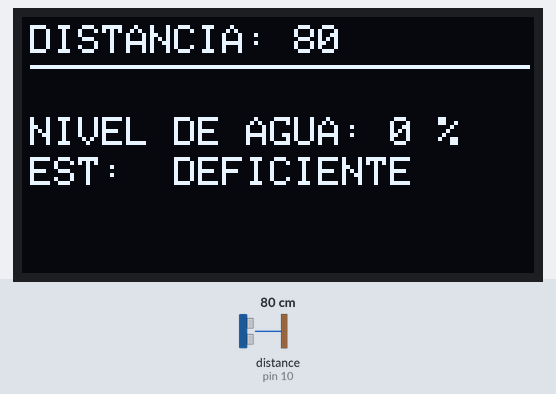
Bench run of a sketch on a simulated Arduino Uno, built with avr-gcc and run on an emulated ATmega328P. On the bench: 128×64 one-colour display. Wiring (inferred from the names in the program): ultrasonic range finder: trigger pin 9; echo pin 10. Inputs (shaded band) come from the test bench; at power-on: distance to the obstacle (sensor on pin 10) 80 cm. The echo pulse lasts 58.3 µs per cm; what the sketch prints to the serial monitor is not drawn.

Above: at 1.2 s.
1.3 s: distance to the obstacle (sensor on pin 10) set to 20 cm
At 2.3 s:
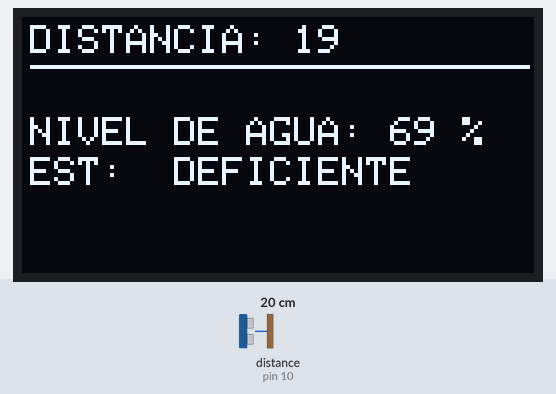
3.0 s: distance to the obstacle (sensor on pin 10) set to 18 cm
At 3.4 s:
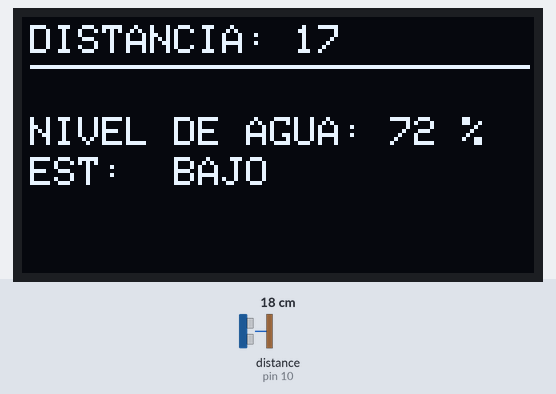
5.6 s: distance to the obstacle (sensor on pin 10) set to 9 cm
At 6.5 s:
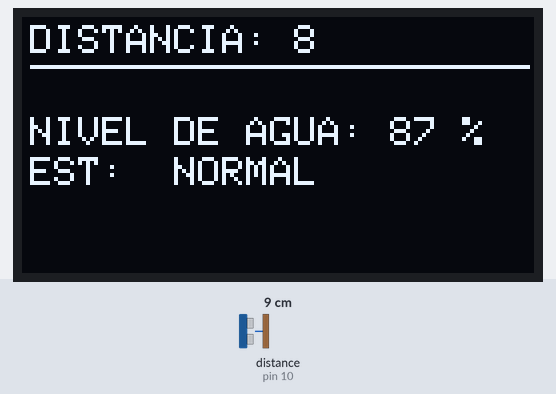
7.4 s: distance to the obstacle (sensor on pin 10) set to 15 cm
At 7.75 s:
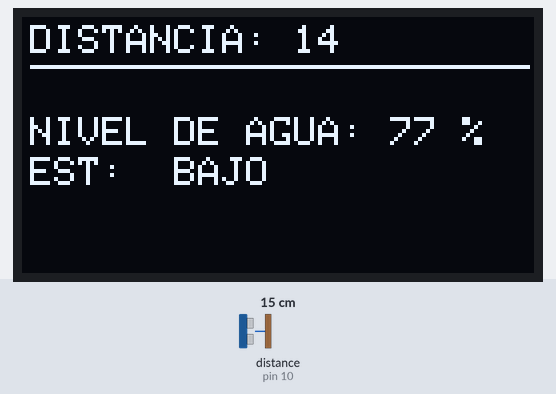
9.7 s: distance to the obstacle (sensor on pin 10) set to 2 cm
At 11.6 s:
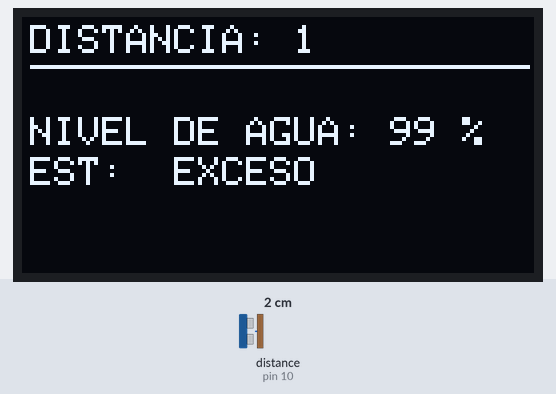
Timing chart, 0 to 12.7 s (numbered marks = the images above; inputs shaded):
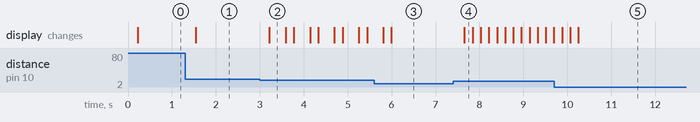

The sketch:

MONITOR_NIVEL_AGUA.ino
```cpp
#include <Wire.h>
#include <Adafruit_GFX.h>
#include <Adafruit_SSD1306.h>

#define ECHO 10
#define TRIG 9
#define ANCHO 128
#define ALTO 64
#define DISPLAY_RESET 4
Adafruit_SSD1306 display(ANCHO, ALTO, &Wire, DISPLAY_RESET);

/*static const unsigned char PROGMEM imagen[]={
  };*/

int duracion, distancia, nivel;

void setup() {
  Serial.begin(9600);
  Wire.begin();
  display.begin(SSD1306_SWITCHCAPVCC, 0x3C);
  display.setTextColor(WHITE);
  display.setTextSize(1);
  pinMode(ECHO, INPUT);
  pinMode(TRIG, OUTPUT);
}

void loop() {
  digitalWrite(TRIG, HIGH);
  delay(1);
  digitalWrite(TRIG, LOW);
  duracion=pulseIn(ECHO, HIGH);
  distancia=(duracion/2)/29;
  delay(50);
  Serial.print("DISTANCIA:  ");
  Serial.println(distancia);

  display.clearDisplay();
  display.setCursor(2,2);
  display.print("DISTANCIA: ");
  display.print(distancia);
  display.drawLine(2,12,126,12, WHITE);
  display.setCursor(2,25);
  display.print("NIVEL DE AGUA: ");
  nivel=100-(100*distancia/60);
  if(nivel<0){
    nivel=0;
  }
  display.print(nivel);
  display.print(" %");
  Serial.print("NIVEL: ");
  Serial.println(nivel);
  Serial.println(" ");
  display.setCursor(2,35);
  display.print("EST:  ");


  if(distancia<5){
    display.print("EXCESO");
    }
  if(distancia>=5&&distancia<12){
        display.print("NORMAL");
    }
  if(distancia>=12&&distancia<18){
            display.print("BAJO");
    }
  if(distancia>=18){
      display.print("DEFICIENTE");
    }

  delay(100);
  display.display();
  delay(1);


}
```

Measured:
- the behaviour switches between 19 and 18 cm on distance to the obstacle (sensor on pin 10) (found by bisection; images 1 and 2)
- after the input at 1.3 s, the display: changes after 0.24 s (image 1)
- after the input at 3.0 s, the display: changes after 0.22 s (image 2)
- after the input at 5.6 s, the display: first changes after 0.21 s (image 3 shows a later state)
- after the input at 7.4 s, the display: changes after 0.26 s (image 4)
- after the input at 9.7 s, the display: first differs from a run without the input after 0.36 s (image 5 shows a later state)
